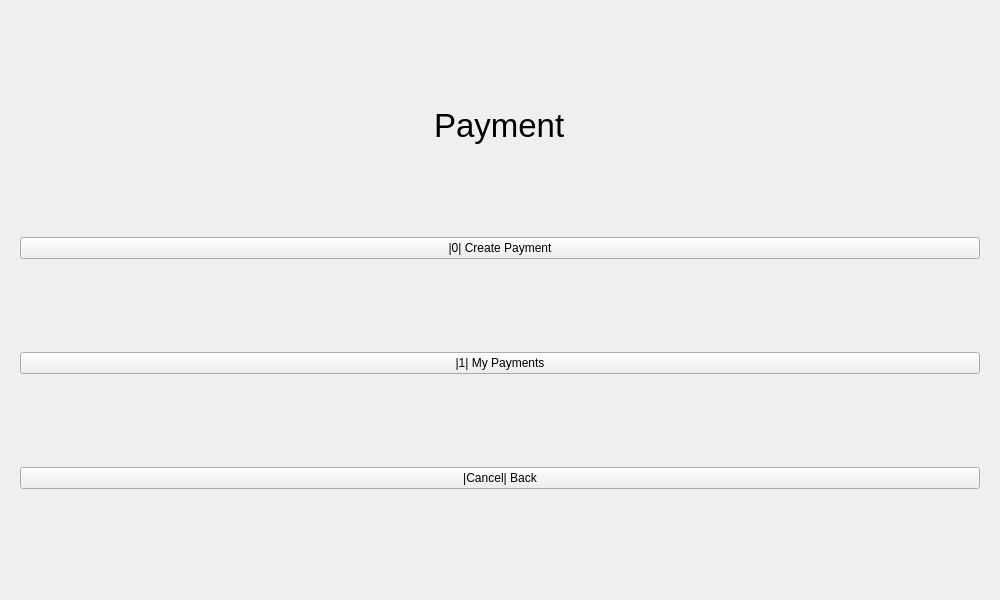
<?xml version="1.0" encoding="UTF-8"?>
<ui version="4.0">
 <class>PaymentWindow</class>
 <widget class="QWidget" name="PaymentWindow">
  <property name="geometry">
   <rect>
    <x>0</x>
    <y>0</y>
    <width>1000</width>
    <height>600</height>
   </rect>
  </property>
  <property name="windowTitle">
   <string>Form</string>
  </property>
  <layout class="QVBoxLayout" name="verticalLayout">
   <item>
    <widget class="QStackedWidget" name="stackedWidget">
     <widget class="QWidget" name="pagePaymentMain">
      <layout class="QVBoxLayout" name="verticalLayout_2">
       <item alignment="Qt::AlignHCenter">
        <widget class="QLabel" name="labelTitle">
         <property name="sizePolicy">
          <sizepolicy hsizetype="Fixed" vsizetype="Fixed">
           <horstretch>0</horstretch>
           <verstretch>0</verstretch>
          </sizepolicy>
         </property>
         <property name="font">
          <font>
           <pointsize>25</pointsize>
          </font>
         </property>
         <property name="text">
          <string>Payment</string>
         </property>
        </widget>
       </item>
       <item>
        <widget class="QPushButton" name="btnCreatePayment">
         <property name="text">
          <string>|0| Create Payment</string>
         </property>
        </widget>
       </item>
       <item>
        <widget class="QPushButton" name="btnMyPayments">
         <property name="text">
          <string>|1| My Payments</string>
         </property>
        </widget>
       </item>
       <item>
        <widget class="QPushButton" name="pushButton">
         <property name="text">
          <string>|Cancel| Back</string>
         </property>
        </widget>
       </item>
      </layout>
     </widget>
     <widget class="QWidget" name="pageCreatePayment">
      <layout class="QVBoxLayout" name="verticalLayout_4">
       <item alignment="Qt::AlignHCenter">
        <widget class="QLabel" name="labelCreatePaymentTitle">
         <property name="sizePolicy">
          <sizepolicy hsizetype="Fixed" vsizetype="Fixed">
           <horstretch>0</horstretch>
           <verstretch>0</verstretch>
          </sizepolicy>
         </property>
         <property name="font">
          <font>
           <pointsize>25</pointsize>
          </font>
         </property>
         <property name="text">
          <string>Create Payment</string>
         </property>
        </widget>
       </item>
       <item>
        <widget class="PaymentWidget" name="widgetCreatePaymentPayment" native="true"/>
       </item>
       <item>
        <layout class="QHBoxLayout" name="horizontalLayout">
         <item>
          <widget class="QLabel" name="label_3">
           <property name="sizePolicy">
            <sizepolicy hsizetype="Fixed" vsizetype="Fixed">
             <horstretch>0</horstretch>
             <verstretch>0</verstretch>
            </sizepolicy>
           </property>
           <property name="text">
            <string>|Enter| Create Payment</string>
           </property>
          </widget>
         </item>
         <item>
          <widget class="QLabel" name="label_4">
           <property name="sizePolicy">
            <sizepolicy hsizetype="Fixed" vsizetype="Fixed">
             <horstretch>0</horstretch>
             <verstretch>0</verstretch>
            </sizepolicy>
           </property>
           <property name="text">
            <string>|Cancel| Back</string>
           </property>
          </widget>
         </item>
        </layout>
       </item>
      </layout>
     </widget>
     <widget class="QWidget" name="pageMyPayments">
      <layout class="QGridLayout" name="gridLayout">
       <item row="1" column="1">
        <widget class="PaymentWidget" name="widgetMyPaymentsPayment" native="true"/>
       </item>
       <item row="0" column="0" colspan="2" alignment="Qt::AlignHCenter">
        <widget class="QLabel" name="labelMyPaymentsTitle">
         <property name="font">
          <font>
           <pointsize>25</pointsize>
          </font>
         </property>
         <property name="text">
          <string>My Payments</string>
         </property>
        </widget>
       </item>
       <item row="1" column="0">
        <widget class="QListWidget" name="listPayments"/>
       </item>
       <item row="2" column="0" alignment="Qt::AlignHCenter">
        <widget class="QLabel" name="label">
         <property name="sizePolicy">
          <sizepolicy hsizetype="Fixed" vsizetype="Fixed">
           <horstretch>0</horstretch>
           <verstretch>0</verstretch>
          </sizepolicy>
         </property>
         <property name="text">
          <string>|Cancel| Back</string>
         </property>
        </widget>
       </item>
       <item row="2" column="1" alignment="Qt::AlignHCenter">
        <widget class="QLabel" name="label_2">
         <property name="sizePolicy">
          <sizepolicy hsizetype="Fixed" vsizetype="Fixed">
           <horstretch>0</horstretch>
           <verstretch>0</verstretch>
          </sizepolicy>
         </property>
         <property name="text">
          <string>|Clear| Cancel Payment</string>
         </property>
        </widget>
       </item>
      </layout>
     </widget>
    </widget>
   </item>
  </layout>
 </widget>
 <customwidgets>
  <customwidget>
   <class>PaymentWidget</class>
   <extends>QWidget</extends>
   <header> views/payment/paymentWidget/PaymentWidget.h</header>
   <container>1</container>
  </customwidget>
 </customwidgets>
 <resources/>
 <connections/>
</ui>
